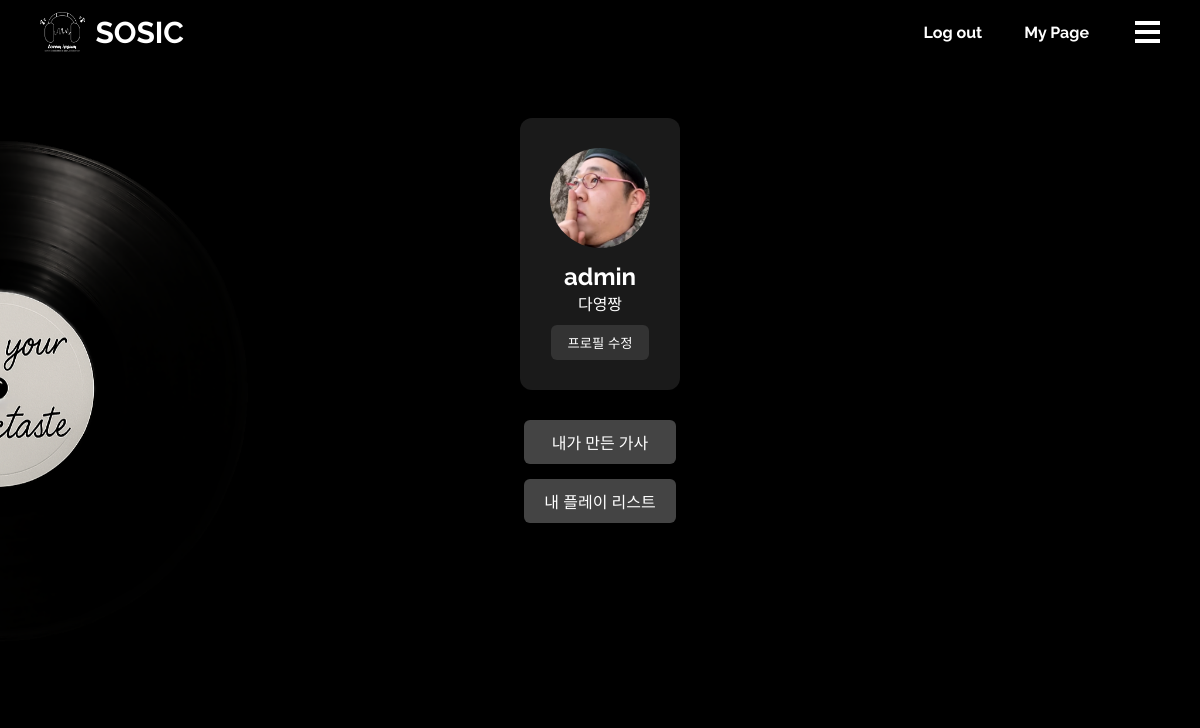
The app's page /accounts/mypage/ (signed in) with its own data.
### accounts/models.py (models this page shows, shortened)
class CustomUser(AbstractUser):
    nickname = models.CharField(max_length=50, unique=True, blank=True, null=True)
    birthday = models.DateField(null=True, blank=True)
    phone_number = models.CharField(max_length=15, blank=True, null=True)
    profile_picture = models.CharField(
        max_length=100,
        choices=[
            ('profile1.png', '프로필1'),
            ('profile2.png', '프로필2'),
            ('profile3.png', '프로필3'),
            ('profile4.png', '프로필4'),
            ('profile5.png', '프로필5'),
        ],
        default='profile1.png'
    )

### mypage/views.py (the view)
# urls.py: path('mypage/', include('mypage.urls')),  # mypage 앱의 URL을 추가
@login_required
def mypage(request):
    user = request.user
    if request.method == 'POST':
        form = CustomUserChangeForm(request.POST, instance=user)
        if form.is_valid():
            try:
                user.nickname = form.cleaned_data['nickname']
                user.birthday = form.cleaned_data['birthday']
                user.phone_number = form.cleaned_data['phone_number']
                user.profile_picture = form.cleaned_data['profile_picture']
                user.save()
                messages.success(request, '프로필이 성공적으로 저장되었습니다.')
                return redirect('mypage')
            except IntegrityError:
                form.add_error('nickname', '이미 존재하는 닉네임입니다.')
        else:
            messages.error(request, '입력값을 다시 확인해주세요.')
        return render(request, 'mypage.html', {'form': form})
    else:
        form = CustomUserChangeForm(instance=user)
        return render(request, 'mypage.html', {'form': form})

### mypage/templates/mypage.html (shortened to what this page needs)
{% extends 'base.html' %}
{% load static %}
{% block extra_head %}
<link rel="stylesheet" href="{% static 'css/main.css' %}">
<link rel="stylesheet" href="{% static 'css/mypage.css' %}">
{% endblock %}
{% block content %}
<div class="mypage-container">
  <div class="profile-box">
    {% if form.profile_picture.value %}
      <img src="{% static 'images/profiles/'|add:form.profile_picture.value %}" alt="Profile Picture" class="profile-picture">
    {% else %}
      <img src="{% static 'images/logo-black.png' %}" alt="Default Picture" class="profile-picture">
    {% endif %}
    <h2>{{ form.username.value }}</h2>
    <p class="nickname-display">{{ form.nickname.value }}</p>
    <button id="openPasswordBtn" class="edit-profile-btn">프로필 수정</button>
  </div>
  <div class="link-buttons">
    <a href="{% url 'lyrics_root' %}" class="mypage-link-btn">내가 만든 가사</a>
    <a href="/music/" class="mypage-link-btn">내 플레이 리스트</a>
  </div>
</div>
{% endblock %}

### main/static/css/main.css (style rules this page uses)
* { margin: 0; padding: 0; box-sizing: border-box; }
html, body { height: 100%; font-family: "Raleway", sans-serif; font-optical-sizing: auto; font-weight: 300; font-style: normal; overflow-y: scroll; scroll-snap-type: y mandatory; }

### mypage/static/css/mypage.css (style rules this page uses)
.mypage-container { display: flex; flex-direction: column; align-items: center; justify-content: center; height: 80vh; }
.profile-box { text-align: center; margin-bottom: 30px; background-color: rgba(255, 255, 255, 0.1); padding: 30px; border-radius: 12px; box-shadow: 0 4px 20px rgba(0, 0, 0, 0.5); color: white; }
.profile-picture { width: 100px; height: 100px; border-radius: 50%; object-fit: cover; margin-bottom: 10px; }
.edit-profile-btn { padding: 8px 16px; margin-top: 10px; background: #333; color: white; border: none; border-radius: 6px; cursor: pointer; }
.link-buttons { display: flex; flex-direction: column; gap: 15px; }
.mypage-link-btn { padding: 10px 20px; background: #444; color: white; text-decoration: none; border-radius: 6px; text-align: center; }

### records on screen
CustomUser: profile_picture (picture), username.value "admin", nickname.value "다영짱"
